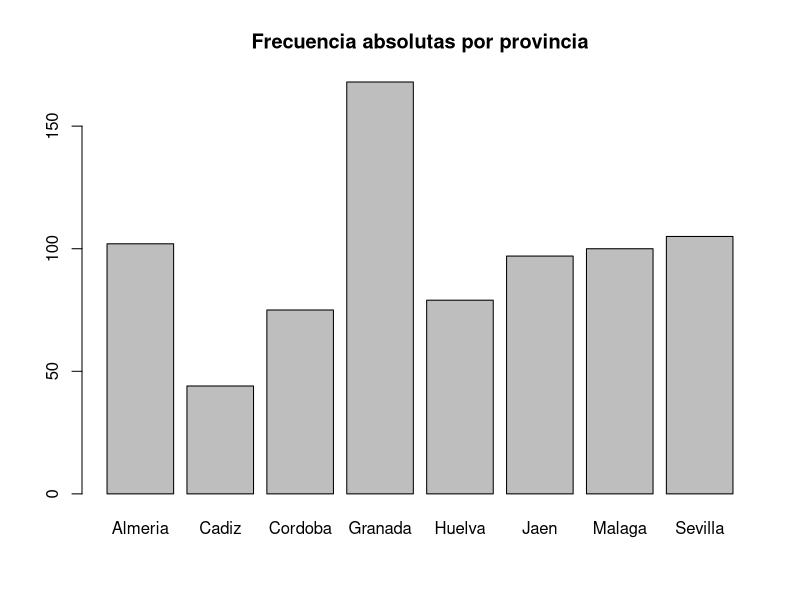
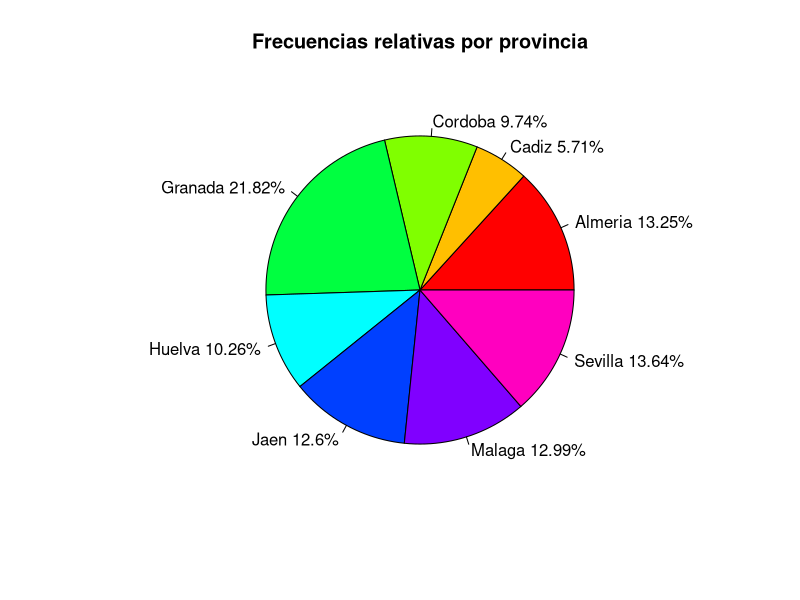
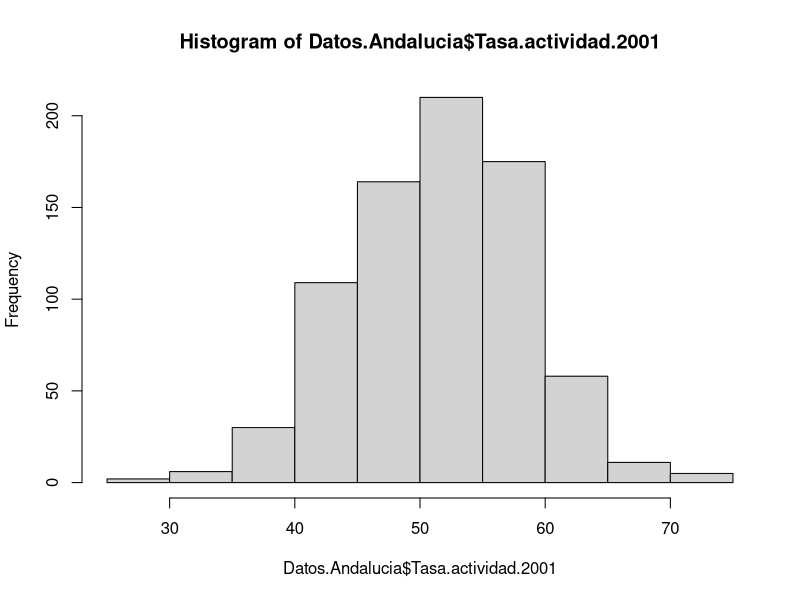
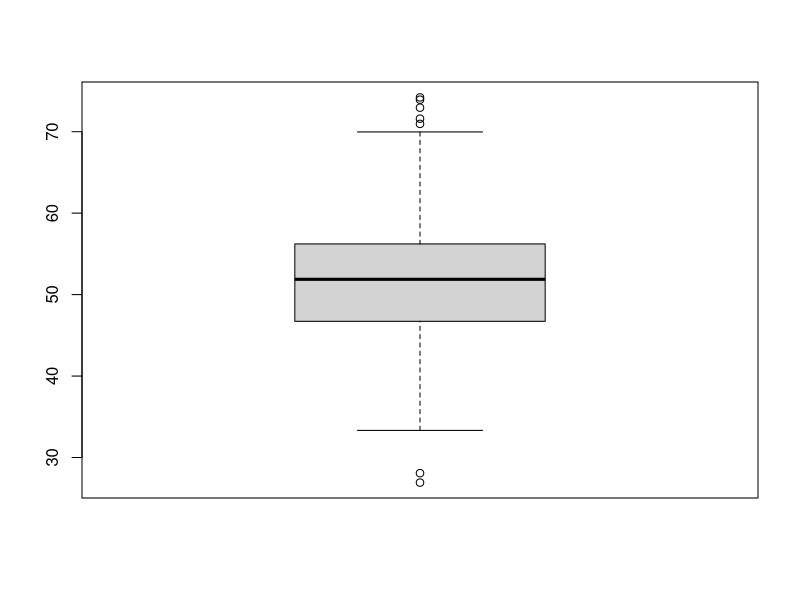

Source code (R) for these figures, in order:
#####################1. Cálculo de nuevas variables, recodificación y filtrado#####################

#Importamos el fichero de jaen
#Código INE del municipio.
#Nombre del municipio.
#Consumo de energía eléctrica en megavatios por hora.
#Consumo medio de agua en invierno, en metros cúbicos por día.
#Consumo medio de agua en verano, en metros cúbicos por día.
#Destino de los residuos sólidos urbanos: las posibilidades son vertedero controlado, vertedero incontrolado, compostaje.
#Cantidad de residuos sólidos urbanos, en toneladas.

#1. Importar el fichero JaenIndicadores.txt y denominar a la hoja de datos (data frame) Datos.Jaen
Datos.Jaen <- read.table('./Datos/JaenIndicadores-utf8.txt',sep="\t", header=TRUE, encoding  ="UTF-8")
#Limpiar datos faltantes
Datos.Jaen <- Datos.Jaen[!Datos.Jaen$poblacion == "..", ]
options(warn=-1)
#Cambiar comas por puntos para poder calcular más tarde
Datos.Jaen$residuoscant <- gsub("\\,", ".", Datos.Jaen$residuoscant)
#Cambiar a numerico o doble las variables para los calculos
Datos.Jaen$poblacion <- (as.numeric(as.character(Datos.Jaen$poblacion)))
Datos.Jaen$consumoelec <- (as.numeric(as.character(Datos.Jaen$consumoelec)))
Datos.Jaen$consumoaguainv <- (as.numeric(as.character(Datos.Jaen$consumoaguainv)))
Datos.Jaen$consumoaguaver <- (as.numeric(as.character(Datos.Jaen$consumoaguaver)))
Datos.Jaen$residuoscant <- (as.double(Datos.Jaen$residuoscant))

#2. Recodificar la variable Poblacion en una variable cualitativa tipo factor llamada Tamaño con tres categorías:
#  Si la población es inferior a 2000 habitantes, Tamaño será “Pequeño”.
#  Si la población está entre 2000 y 4500 habitantes, Tamaño será “Mediano”.
#  Si la población es superior a 4500 habitantes, Tamaño será “Grande”.


Datos.Jaen$poblacioncat[Datos.Jaen$poblacion<= 2000] <- "Pequeño"

Datos.Jaen$poblacioncat[Datos.Jaen$poblacion> 2000 & (as.numeric(as.character(Datos.Jaen$poblacion)))< 4500] <- "Mediano"

Datos.Jaen$poblacioncat[Datos.Jaen$poblacion>= 4500] <- "Grande"

Datos.Jaen$poblacioncat <- as.factor(Datos.Jaen$poblacioncat)

#Datos.Jaen$poblacion <- Datos.Jaen$poblacioncat 

#Datos.Jaen<-Datos.Jaen[1:8]

options(warn=0)
#3. Calcular los siguientes promedios que se especifican a continuación y añadirlos como nuevas variables al fichero Datos.Jaen obtenidas a partir de las variables existentes: 
#  Variable elec.hab que contendrá el consumo de energía eléctrica por habitante, obtenida como Consumo.de.energia.electrica/Poblacion
#  Variable agua.hab que contendrá el consumo medio de agua por habitante y día, obtenida como (Consumo.de.agua..Invierno + Consumo.de.agua..V erano)/Poblacion
#  Variable res.hab que contendrá los residuos sólidos urbanos por habitante, obtenida como Residuos.solidos.urbanos..Cantidad/Poblacion
Datos.Jaen$elec.hab <- Datos.Jaen$consumoelec/Datos.Jaen$poblacion
Datos.Jaen$agua.hab <- (Datos.Jaen$consumoaguainv+Datos.Jaen$consumoaguaver)/Datos.Jaen$poblacion
Datos.Jaen$res.hab <- Datos.Jaen$residuoscant/Datos.Jaen$poblacion

#4. Crear una nueva hoja de datos con todas las variables que contiene actualmente el data frame Datos.Jaen, pero referida 
#sólo a los municipios de tamaño mediano y denominarla Datos.Jaen.Medianos

Datos.Jaen.Medianos <- Datos.Jaen[Datos.Jaen$poblacioncat == 'Mediano',]

#5. Guardar la hoja de datos Datos.Jaen con las nuevas variables creadas en los apartados anteriores y la hoja que contiene 
#los datos de las poblaciones medianas (Datos.Jaen.Medianos) en un archivo de datos de R y llamadlo JaenIndicadores.RData

save(Datos.Jaen, Datos.Jaen.Medianos, file = "./Datos/JaenIndicadores.RData")


#####################2. Análisis Estadístico Descriptivo de Datos#####################

#1. Importar el fichero Andalucia.txt y denominar a la hoja de datos (data frame) Datos.Andalucia. Comprobar si en el archivo 
#.txt hay datos faltantes y cómo están codificados.

Datos.Andalucia <-  read.table('./Datos/Andalucia-utf8.txt',sep="\t", header=TRUE, encoding  ="UTF-8")
Datos.Andalucia[Datos.Andalucia$Renta.familiar.por.habitante.2003 == "..","Renta.familiar.por.habitante.2003"] <- NA

#2. A partir de la variable código INE, construir una variable tipo factor que distinga la provincia de pertenencia de cada municipio,
#denominarla “Provincia” y añadirla al data frame. 
#head(ine)
Datos.fProv = c("Almeria","Cadiz","Cordoba","Granada","Huelva","Jaen","Malaga","Sevilla")

Datos.Andalucia$IdINE <- substr(Datos.Andalucia$Codigo.INE,1,nchar(Datos.Andalucia$Codigo.INE)-3)

Datos.Andalucia$Provincia[Datos.Andalucia$IdINE == 4] <- Datos.fProv[1]
Datos.Andalucia$Provincia[Datos.Andalucia$IdINE == 11] <- Datos.fProv[2]
Datos.Andalucia$Provincia[Datos.Andalucia$IdINE == 14] <- Datos.fProv[3]
Datos.Andalucia$Provincia[Datos.Andalucia$IdINE == 18] <- Datos.fProv[4]
Datos.Andalucia$Provincia[Datos.Andalucia$IdINE == 21] <- Datos.fProv[5]
Datos.Andalucia$Provincia[Datos.Andalucia$IdINE == 23] <- Datos.fProv[6]
Datos.Andalucia$Provincia[Datos.Andalucia$IdINE == 29] <- Datos.fProv[7]
Datos.Andalucia$Provincia[Datos.Andalucia$IdINE == 41] <- Datos.fProv[8]

#Obtener la distribución de frecuencias absolutas y relativas, un diagrama de barras con las frecuencias absolutas y un 
#diagrama de sectores con las frecuencias relativas en porcentajes de esta variable tipo factor. 
#¿Qué provincia tiene más municipios? ¿Cuál tiene menos? ¿Qué porcentaje representa en cada caso?

Datos.Andalucia$Provincia <- as.factor(Datos.Andalucia$Provincia)
print('Frecuencia absoluta: ')
frec.abs <-table(Datos.Andalucia$Provincia)
frec.abs
print('Frecuencia relativa')
frec.rel <-table(Datos.Andalucia$Provincia)/sum(table(Datos.Andalucia$Provincia))*100
frec.rel
#Bar plot frecuencias absolutas
barplot(frec.abs, main="Frecuencia absolutas por provincia")

#Pie plot frecuencias relativas
slices <- frec.rel
lbls <- rownames(frec.rel)
pct <- round(slices/sum(slices)*100,2)
lbls <- paste(lbls, pct) # add percents to labels
lbls <- paste(lbls,"%",sep="") # ad % to labels
pie(slices,labels = lbls, col=rainbow(length(lbls)), main="Frecuencias relativas por provincia") 

#3. Obtener un resumen descriptivo de la variable tasa de actividad de 2001 que incluya parámetros de posición, dispersión, asimetría
#y curtosis, histograma y diagrama de caja. En función de este resumen, contestar a las siguientes preguntas:

#Vamos a arreglar la columna para los calculos
#Cambiar comas por puntos. Si lo dejaramos como está la conversión a otro tipo de dato sería errónea.

Datos.Andalucia$Tasa.actividad.2001 <- gsub("\\,", ".", Datos.Andalucia$Tasa.actividad.2001)
Datos.Andalucia$Tasa.actividad.2001 <- (as.double(Datos.Andalucia$Tasa.actividad.2001))

#####################Parámetros de posición#####################

summary(Datos.Andalucia$Tasa.actividad.2001)
#Media
media <- mean(Datos.Andalucia$Tasa.actividad.2001)
#Mediana
mediana <- median(Datos.Andalucia$Tasa.actividad.2001, na.rm=T)
# Percentil 5% y percentil 95%
percep <-quantile(Datos.Andalucia$Tasa.actividad.2001,probs=c(0.05,0.95),na.rm=TRUE)
## Mínimo
min.Tasa<-min(Datos.Andalucia$Tasa.actividad.2001, na.rm=T)
## Máximo
max.Tasa<-max(Datos.Andalucia$Tasa.actividad.2001, na.rm=T)
## Primer cuartil
q1.Tasa<-quantile(Datos.Andalucia$Tasa.actividad.2001, probs=0.25, na.rm=T)
## Tercer cuartil
q3.Tasa<-quantile(Datos.Andalucia$Tasa.actividad.2001, probs=0.75, na.rm=T)

#####################Parámetros de dispersión#####################
# Desviación típica
Des.tipica <- sd(Datos.Andalucia$Tasa.actividad.2001,na.rm=TRUE)
# Varianza
Varianza <- var(Datos.Andalucia$Tasa.actividad.2001,na.rm=TRUE)
# Recorrido intercuartílico
ri.Tasa<-q3.Tasa-q1.Tasa
# Rango
rango.Tasa<-max.Tasa-min.Tasa


#####################Parámetros de forma###################
install.packages("e1071", dep = TRUE)
library(e1071)
coef_asimetria <- skewness(Datos.Andalucia$Tasa.actividad.2001,na.rm=TRUE)
print (coef_asimetria)

coef_curtosis <- kurtosis(Datos.Andalucia$Tasa.actividad.2001,na.rm=TRUE)
print (coef_curtosis)

#histograma
hist(Datos.Andalucia$Tasa.actividad.2001)

#Diagrama de caja
boxplot(Datos.Andalucia$Tasa.actividad.2001)



#3.1. ¿Cuál es la tasa media de actividad de los municipios andaluces? 
#¿Crees que este valor es adecuado para representar la Tasa de Actividad de los municipios andaluces durante 2001?

#Valor medio = 51.44
#Creemos que es un valor correcto ya que no tenemos outlayers muy grandes lo que hace que la media y la media estén muy cercanas

#3.2. ¿Cómo valoras la homogeneidad de los valores de la tasa de actividad en los municipios andaluces? 
#¿Qué parámetro elegirías para representar la dispersión de la Tasa de Actividad de 2001?

#En el dataset analizado la tasa de actividad parece homogneo ya que los datos no presentan mucha desviación y el coeficiente de
#asimetría presenta un valor muy bajo.

#Podemos elegir la desviación típica ya que es una medida de dispersión de las variables Des.tipica. Segun los valores que tenemos
#consideramos que el valor de desviación típica 6.98 es bastante bajo viendo que los valores estan entre 30 y 70

#3.3. ¿En ese sentido, qué municipios andaluces destacan significativamente del resto (como atípicos) 
#por su alta tasa de actividad y por su baja tasa de actividad? ¿Se te ocurre alguna explicación al respecto?

#which(Datos.Andalucia$Tasa.actividad.2001==min.Tasa)
outlier_values <- boxplot.stats(Datos.Andalucia$Tasa.actividad.2001)$out #vemos los outlayers
Datos.Andalucia$Municipio[which(Datos.Andalucia$Tasa.actividad.2001<=28.08)] #-- Benitagla    Lobras  
Datos.Andalucia$Municipio[which(Datos.Andalucia$Tasa.actividad.2001>=70.96)] #-- Vícar                Ejido (El)           Mojonera (La)        Alcalá del Valle     Castilleja de Guzmán)$out 

#3.4. ¿Cómo valoras la simetría de la distribución de frecuencia?

#Es bastante simétrica ya que el coefieciente de asimetria es cercano a 0. 